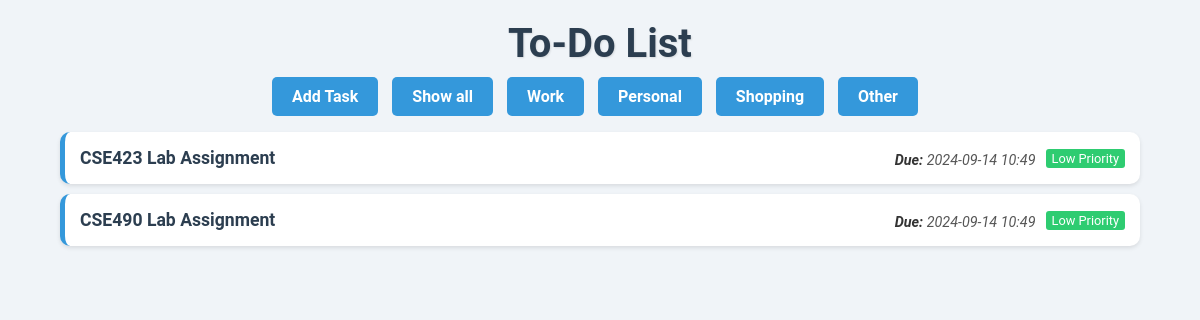
The page /?category=work on the database its author committed.
### tasks/models.py (models this page shows, shortened)
class Task(models.Model):
    CATEGORY_CHOICES = [
        ('work', 'Work'),
        ('personal', 'Personal'),
        ('shopping', 'Shopping'),
        ('other', 'Other'),
    ]
    PRIORITY_CHOICES = [
        (1, 'Low'),
        (2, 'Medium'),
        (3, 'High'),
    ]
    title = models.CharField(max_length=200)
    description = models.TextField(blank=True)
    completed = models.BooleanField(default=False)
    created_at = models.DateTimeField(auto_now_add=True)
    due_date = models.DateTimeField(null=True, blank=True, auto_now_add=True)
    category = models.CharField(max_length=50, choices=CATEGORY_CHOICES)
    priority = models.IntegerField(choices=PRIORITY_CHOICES)

### tasks/views.py (the view)
# urls.py: path('', views.task_list, name='task_list'),
def task_list(request):
    category = request.GET.get('category')
    if category:
        tasks = Task.objects.filter(category=category)
    else:
        tasks = Task.objects.all()
    return render(request, 'tasks/task_list.html', {'tasks': tasks})

### tasks/templates/tasks/task_list.html (shortened to what this page needs)
{% load static %}
<!DOCTYPE html>
<html lang="en">
<head>
    <link rel="stylesheet" href="{% static 'css/styles.css' %}">
</head>
<body>
    <h1>To-Do List</h1>
    <div class="nav-links">
        <a href="{% url 'add_task' %}" class="btn">Add Task</a>
        <a href="{% url 'task_list' %}" class="btn">Show all</a>
        <a href="{% url 'task_list' %}?category=work" class="btn">Work</a>
        <a href="{% url 'task_list' %}?category=personal" class="btn">Personal</a>
        <a href="{% url 'task_list' %}?category=shopping" class="btn">Shopping</a>
        <a href="{% url 'task_list' %}?category=other" class="btn">Other</a>
    </div>
    <ul>
        {% for task in tasks %}
            <li class="{% if task.completed %}completed{% endif %}">
                <a href="{% url 'update_task' task.id %}">{{ task.title }}</a>
                <span class="due-date">{{ task.due_date|date:"Y-m-d H:i" }}</span>
                <span class="task-priority {% if task.priority == 1 %}priority-low{% elif task.priority == 2 %}priority-medium{% elif task.priority == 3 %}priority-high{% endif %}">
                    {% if task.priority == 1 %}
                        Low Priority
                    {% elif task.priority == 2 %}
                        Medium Priority
                    {% elif task.priority == 3 %}
                        High Priority
                    {% endif %}
                </span>
            </li>
        {% endfor %}
    </ul>
</body>
</html>

### tasks/static/css/styles.css (style rules this page uses)
body { font-family: 'Roboto', sans-serif; background-color: #f0f4f8; margin: 0; padding: 0; display: flex; flex-direction: column; align-items: center; color: #333; }
h1 { margin: 20px 0; color: #2c3e50; font-size: 2.5rem; text-shadow: 1px 1px 2px rgba(0, 0, 0, 0.1); }
a { text-decoration: none; color: #3498db; font-weight: bold; transition: color 0.3s; }
ul { list-style: none; padding: 0; width: 100%; max-width: 90%; }
li { background: #fff; margin: 10px 0; padding: 15px; border-radius: 10px; border-left: 5px solid #3498db; box-shadow: 0 2px 4px rgba(0, 0, 0, 0.1); display: flex; justify-content: space-between; align-items: center; transition: transform 0.2s, box-shadow 0.2s; position: relative; }
li a { color: #2c3e50; font-size: 1.1rem; flex-grow: 1; }
.task-priority { font-size: 0.8rem; padding: 2px 6px; border-radius: 3px; color: white; text-align: center; margin-left: 10px; }
.priority-low { background-color: #2ecc71; }
.nav-links .btn { padding: 10px 20px; background-color: #3498db; color: white; text-decoration: none; border-radius: 5px; margin-right: 10px; transition: background-color 0.3s ease; font-weight: bold; }
.due-date { font-size: 0.9rem; color: #555; display: block; margin-top: 5px; font-style: italic; }
.due-date::before { content: "Due: "; font-weight: bold; color: #333; }

### rows shown on the page
Task: title "CSE423 Lab Assignment", due_date "2024-09-14 10:49", priority "Low Priority"
Task: title "CSE490 Lab Assignment", due_date "2024-09-14 10:49", priority "Low Priority"
